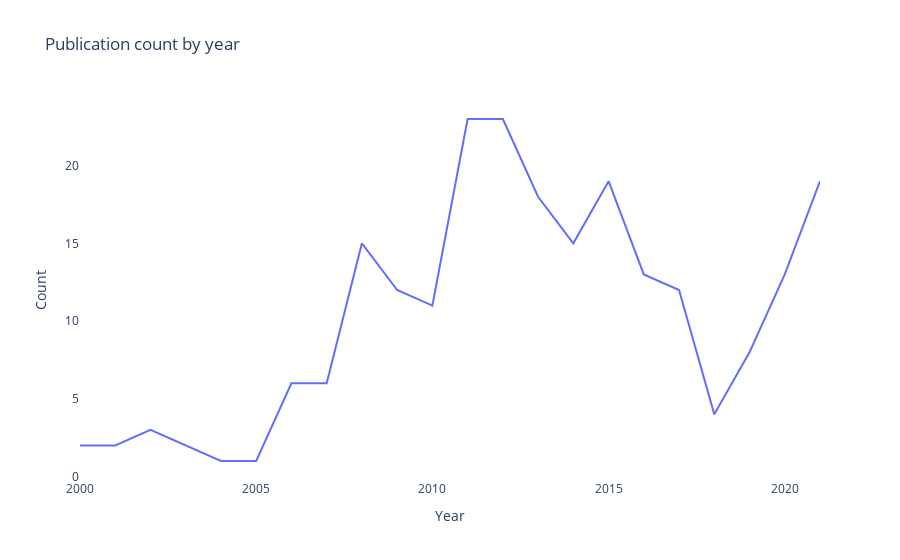

Here is the notebook cell this chart was saved with:
### Code cell
## Convert the data to counts and create a dataframe
temp = dat['Publication Year'].value_counts().reset_index()
temp = temp.rename(columns = {"index" : "Year", "Publication Year" : "Count"}).sort_values("Year")
fit = px.line(temp, x = "Year", y = "Count", title = "Publication count by year")
fit = fit.update_layout({
    'plot_bgcolor' : 'rgba(0, 0, 0, 0)',
    'paper_bgcolor' : 'rgba(0, 0, 0, 0)'})

## Static image
#Image(fit.to_image(format="png", width=400, height=250, scale=2))

## Interactive image
fit.show()

### Figure 1 — Plotly figure (JSON) as saved in the notebook; plotly's stock layout.template omitted (floating-point values rounded to 4 significant figures)
{"data": [{"hovertemplate": "Year=%{x}<br>Count=%{y}<extra></extra>", "legendgroup": "", "line": {"color": "#636efa", "dash": "solid"}, "marker": {"symbol": "circle"}, "mode": "lines", "name": "", "orientation": "v", "showlegend": false, "type": "scatter", "x": [2000, 2001, 2002, 2003, 2004, 2005, 2006, 2007, 2008, 2009, 2010, 2011, 2012, 2013, 2014, 2015, 2016, 2017, 2018, 2019, 2020, 2021], "xaxis": "x", "y": [2, 2, 3, 2, 1, 1, 6, 6, 15, 12, 11, 23, 23, 18, 15, 19, 13, 12, 4, 8, 13, 19], "yaxis": "y"}], "layout": {"autosize": true, "legend": {"tracegroupgap": 0}, "paper_bgcolor": "rgba(0, 0, 0, 0)", "plot_bgcolor": "rgba(0, 0, 0, 0)", "title": {"text": "Publication count by year"}, "xaxis": {"anchor": "y", "autorange": true, "domain": [0, 1], "range": [2000, 2021], "title": {"text": "Year"}, "type": "linear"}, "yaxis": {"anchor": "x", "autorange": true, "domain": [0, 1], "range": [-0.2222, 24.22], "title": {"text": "Count"}, "type": "linear"}}}
